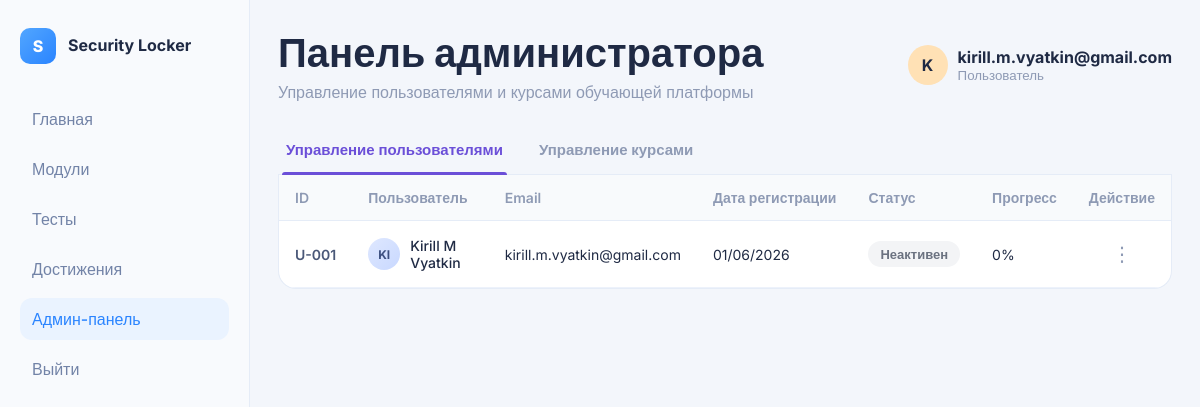
Page /admin (signed in) on the earlier database version.
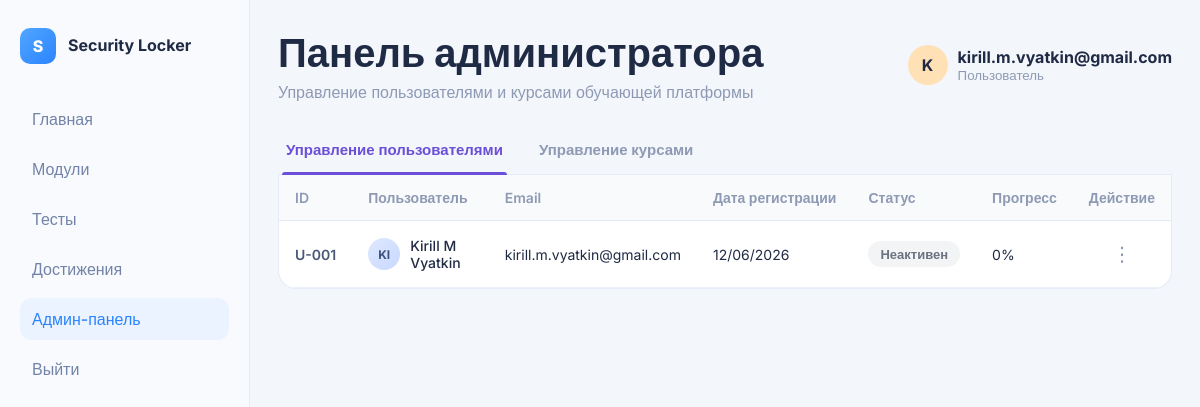
Same page on the later database version.
### tables this page shows
CREATE TABLE users (
                id INTEGER PRIMARY KEY AUTOINCREMENT,
                email TEXT NOT NULL UNIQUE,
                password_hash TEXT NOT NULL,
                created_at TEXT NOT NULL DEFAULT (datetime('now'))
            );

### app.py (the view)
@app.route("/admin")
def admin_panel():
    user = _get_current_user()
    if not user:
        return redirect(url_for("login"))
    with _connect_db() as conn:
        users = _fetch_admin_users(conn)
        courses = _fetch_admin_courses(conn)
    return render_template(
        "admin.html",
        user=user,
        active_nav="admin",
        users=users,
        courses=courses,
    )

### app.py (called while the page is built)
def _connect_db() -> sqlite3.Connection:
    conn = sqlite3.connect(DB_PATH)
    conn.row_factory = sqlite3.Row
    conn.execute("PRAGMA foreign_keys = ON;")
    return conn

def _format_db_date(value: str | None) -> str:
    if not value:
        return "—"
    parts = value[:10].split("-")
    if len(parts) == 3:
        return f"{parts[2]}/{parts[1]}/{parts[0]}"
    return value[:10]

def _display_name_from_email(email: str) -> str:
    local = email.split("@", 1)[0]
    return local.replace(".", " ").replace("_", " ").strip().title() or email

def _initials_from_email(email: str) -> str:
    local = email.split("@", 1)[0]
    letters = "".join(ch for ch in local if ch.isalnum())
    return (letters[:2] or "??").upper()

def _user_status(progress: int) -> tuple[str, str]:
    if progress <= 0:
        return "inactive", "Неактивен"
    if progress < 30:
        return "pending", "Ожидает"
    return "active", "Активен"

@app.before_request
def _ensure_db_initialized() -> None:
    if app.config.get("DB_INITIALIZED"):
        return
    _init_db()
    app.config["DB_INITIALIZED"] = True

### app/templates/admin.html (shortened to what this page needs)
{% extends "base.html" %}
{% block page_header %}
<div>
    <h2>Панель администратора</h2>
    <p>Управление пользователями и курсами обучающей платформы</p>
</div>
{% endblock %}
{% block content %}
<section class="admin-panel">
    <nav class="admin-tabs" role="tablist" aria-label="Разделы админ-панели">
        <button
            type="button"
            class="admin-tab active"
            role="tab"
            aria-selected="true"
            aria-controls="panel-users"
            id="tab-users"
            data-tab="users"
        >
            Управление пользователями
        </button>
        <button
            type="button"
            class="admin-tab"
            role="tab"
            aria-selected="false"
            aria-controls="panel-courses"
            id="tab-courses"
            data-tab="courses"
        >
            Управление курсами
        </button>
    </nav>
    <div class="admin-table-card">
        <div class="admin-table-panel active" id="panel-users" role="tabpanel" aria-labelledby="tab-users">
            <table class="admin-table">
                <thead>
                    <tr>
                        <th>ID</th>
                        <th>Пользователь</th>
                        <th>Email</th>
                        <th>Дата регистрации</th>
                        <th>Статус</th>
                        <th>Прогресс</th>
                        <th class="col-action">Действие</th>
                    </tr>
                </thead>
                <tbody>
                    {% for row in users %}
                    <tr>
                        <td class="col-id">U-{{ "%03d"|format(row.id) }}</td>
                        <td>
                            <div class="admin-user-cell">
                                <span class="admin-avatar" aria-hidden="true">{{ row.initials }}</span>
                                <span>{{ row.name }}</span>
                            </div>
                        </td>
                        <td>{{ row.email }}</td>
                        <td>{{ row.registered_at }}</td>
                        <td><span class="status-badge status-{{ row.status }}">{{ row.status_label }}</span></td>
                        <td>{{ row.progress }}%</td>
                        <td class="col-action">
                            <div class="admin-actions">
                                <button
                                    type="button"
                                    class="admin-menu-btn"
                                    data-menu-toggle
                                    aria-label="Действия для {{ row.name }}"
                                >
                                    ⋮
                                </button>
                            </div>
                        </td>
                    </tr>
                    {% endfor %}
                </tbody>
            </table>
        </div>
    </div>
</section>
{% endblock %}

### app/templates/base.html (shortened to what this page needs)
<!DOCTYPE html>
<html lang="en">
<head>
    <link rel="stylesheet" href="{{ url_for('static', filename='css/style.css') }}">
</head>
<body>
    <div class="app-shell">
        <aside class="sidebar">
            <div class="brand">
                <span class="brand-icon">S</span>
                <h1 class="brand-title">Security Locker</h1>
            </div>
            <nav class="sidebar-nav">
                <a href="{{ url_for('dashboard') }}" class="nav-item{% if active_nav == 'dashboard' %} active{% endif %}">Главная</a>
                <a href="{{ url_for('modules') }}" class="nav-item{% if active_nav == 'modules' %} active{% endif %}">Модули</a>
                <a href="{{ url_for('tests') }}" class="nav-item{% if active_nav == 'tests' %} active{% endif %}">Тесты</a>
                <a href="{{ url_for('achievements_page') }}" class="nav-item{% if active_nav == 'achievements' %} active{% endif %}">Достижения</a>
                <a href="{{ url_for('admin_panel') }}" class="nav-item{% if active_nav == 'admin' %} active{% endif %}">Админ-панель</a>
                <a href="{{ url_for('logout') }}" class="nav-item">Выйти</a>
            </nav>
        </aside>
        <main class="content-area">
            <header class="topbar">
                {% block page_header %}{% endblock %}
                <div class="user-chip">
                    <div class="avatar">K</div>
                    <div>
                        <strong>{{ user.email if user else "Guest" }}</strong>
                        <small>Пользователь</small>
                    </div>
                </div>
            </header>
            {% block content %}{% endblock %}
        </main>
    </div>
</body>
</html>

Differences in the rows shown:
changed users "kirill.m.vyatkin@gmail.com": registered_at "01/06/2026" → "12/06/2026"
